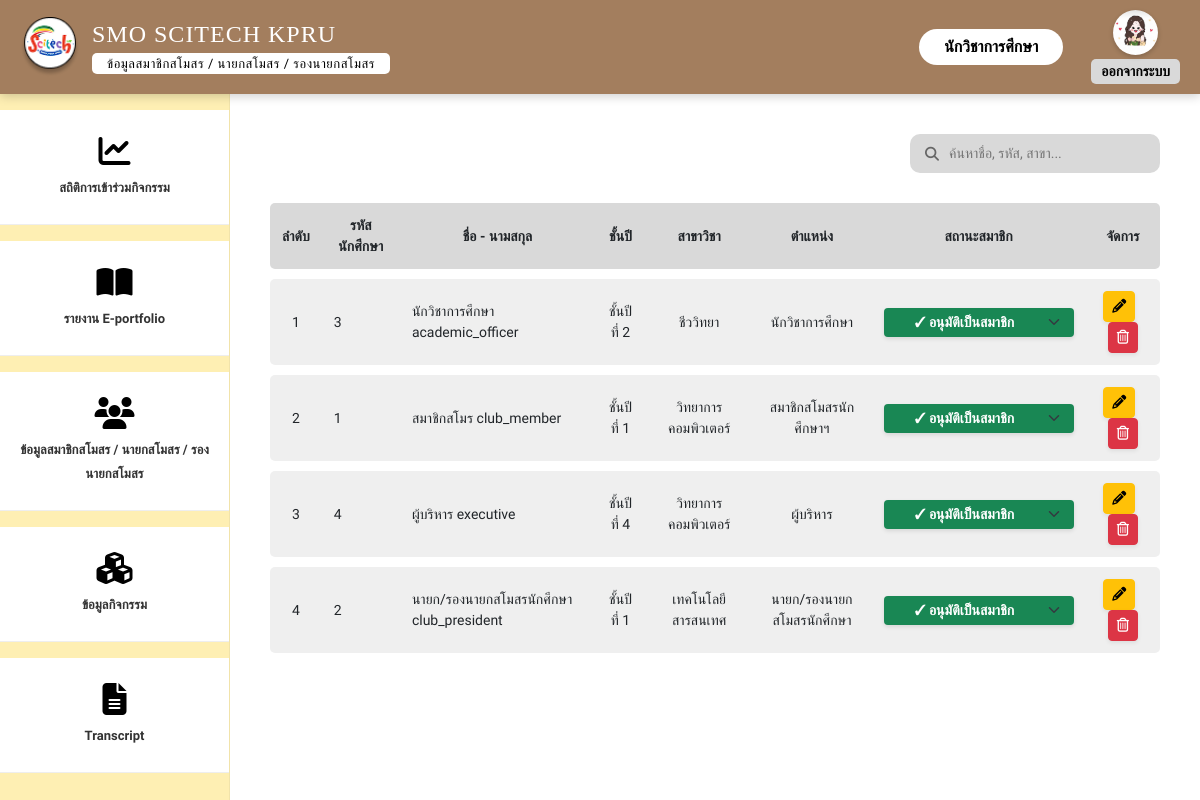
The app's page /admin_user_management.php (signed in) with its own data.
### tables this page shows
CREATE TABLE `users` (
  `user_id` int(11) NOT NULL,
  `first_name` varchar(100) NOT NULL,
  `last_name` varchar(100) NOT NULL,
  `profile_image` varchar(255) DEFAULT 'default.png',
  `idstudent` varchar(191) DEFAULT NULL,
  `email` varchar(255) DEFAULT NULL,
  `phone` varchar(20) DEFAULT NULL COMMENT 'เบอร์โทรศัพท์',
  `about_me` text DEFAULT NULL,
  `password` varchar(255) NOT NULL,
  `academic_year` varchar(4) DEFAULT NULL,
  `year_level` varchar(50) DEFAULT NULL,
  `department` varchar(100) DEFAULT NULL,
  `reset_token` varchar(255) DEFAULT NULL,
  `reset_expiry` datetime DEFAULT NULL,
  `status` enum('active','inactive') NOT NULL DEFAULT 'active',
  `userrole` enum('executive','academic_officer','club_president','club_member') DEFAULT NULL,
  `membership_status` enum('pending','member','no_member') NOT NULL DEFAULT 'pending',
  `created_at` timestamp NOT NULL DEFAULT current_timestamp(),
  `deleted_at` datetime DEFAULT NULL,
  `hard_skill_computer` varchar(255) DEFAULT NULL,
  `comp_level` varchar(50) DEFAULT NULL,
  `hard_skill_lang` varchar(255) DEFAULT NULL,
  `lang_listen` varchar(50) DEFAULT NULL,
  `lang_speak` varchar(50) DEFAULT NULL,
  `lang_read` varchar(50) DEFAULT NULL,
  `lang_write` varchar(50) DEFAULT NULL
);

### admin_user_management.php (the view, shortened to what this page needs)
<?php
require 'db.php';
$current_user_role = $_SESSION['userrole'];
$user_id = $_SESSION['user_id'];
$stmt_profile = $conn->prepare("SELECT profile_image FROM users WHERE user_id = ?");
$stmt_profile->bind_param("i", $user_id);
$stmt_profile->execute();
$res_profile = $stmt_profile->get_result();
$user_data = $res_profile->fetch_assoc();
$profile_image = !empty($user_data['profile_image']) ? $user_data['profile_image'] : 'default.png';
if ($current_user_role === 'academic_officer') {
    $sql = "SELECT user_id, idstudent, email, first_name, last_name, password, userrole, department, membership_status, academic_year, year_level, profile_image
            FROM users WHERE deleted_at IS NULL
            ORDER BY department ASC, idstudent ASC";
    $stmt = $conn->prepare($sql);
} else if ($current_user_role === 'club_president') {
    $sql = "SELECT user_id, idstudent, email, first_name, last_name, password, userrole, department, membership_status, academic_year, year_level, profile_image
            FROM users WHERE deleted_at IS NULL AND userrole = 'club_member'
            ORDER BY department ASC, idstudent ASC";
    $stmt = $conn->prepare($sql);
}
$stmt->execute();
$result = $stmt->get_result();
$role_names = [
    'executive'         => 'ผู้บริหาร',
    'academic_officer'  => 'นักวิชาการศึกษา',
    'club_president'    => 'นายก/รองนายกสโมสรนักศึกษา',
    'club_member'       => 'สมาชิกสโมสรนักศึกษาฯ'
];
?>
<!DOCTYPE html>
<html lang="th">
<head>
    <link href="https://cdn.jsdelivr.net/npm/bootstrap@5.3.0/dist/css/bootstrap.min.css" rel="stylesheet">
    <link href="https://cdnjs.cloudflare.com/ajax/libs/font-awesome/6.4.0/css/all.min.css" rel="stylesheet">
</head>
<body>
    <div class="wrapper">
        <nav class="top-navbar">
            <div class="brand-section">
                <img src="img/logo.png" alt="Logo" class="brand-logo">
                <div style="display: flex; flex-direction: column; align-items: flex-start; line-height: 1.2;">
                    <span class="brand-name">SMO SCITECH KPRU</span>
                    <?php if (isset($_SESSION['userrole']) && $_SESSION['userrole'] === 'academic_officer'): ?>
                    <span class="text-page-pill-btn mt-1">ข้อมูลสมาชิกสโมสร / นายกสโมสร / รองนายกสโมสร </span>
                    <?php endif; ?>
                </div>
            </div>
            <div class="d-flex align-items-center">
                <span class="d-none d-sm-block fw-bold me-2 login-pill-btn">
                    <?php echo htmlspecialchars($_SESSION['first_name'] ?? 'ผู้ใช้งาน'); ?>
                </span>
                <div class="logout-area">
                    <a href="user_management.php">
                        <img src="uploads/profiles/<?php echo htmlspecialchars($profile_image); ?>" alt="Profile"
                            style="width: 45px; height: 45px; border-radius: 50%; object-fit: cover; box-shadow: 0 2px 5px rgba(0,0,0,0.2);">
                    </a>
                    <a href="logout.php" class="logout-text mt-1">ออกจากระบบ</a>
                </div>
            </div>
        </nav>
        <div class="main-wrapper">
            <aside class="sidebar">
                <a href="admin_report_activity.php" class="sidebar-item mt-3 mb-3">
                    <i class="fa-solid fa-chart-line"></i>
                    <span>สถิติการเข้าร่วมกิจกรรม</span>
                </a>
                <a href="admin_e-portfolio.php" class="sidebar-item mb-3">
                    <i class="fa-solid fa-book-open"></i>
                    <span>รายงาน E-portfolio</span>
                </a>
                <?php if (isset($_SESSION['userrole']) && $_SESSION['userrole'] === 'academic_officer'): ?>
                <a href="admin_user_management.php" class="sidebar-item mb-3">
                    <i class="fa-solid fa-users"></i>
                    <span>ข้อมูลสมาชิกสโมสร / นายกสโมสร / รองนายกสโมสร </span>
                </a>
                <?php endif; ?>
                <?php if (isset($_SESSION['userrole']) && $_SESSION['userrole'] !== 'executive'): ?>
                <a href="admin_activity.php" class="sidebar-item mb-3">
                    <i class="fa-solid fa-cubes"></i>
                    <span>ข้อมูลกิจกรรม</span>
                </a>
                <?php endif; ?>
                <?php if (isset($_SESSION['userrole']) && in_array($_SESSION['userrole'], ['academic_officer', 'club_president'])): ?>
                <a href="admin_transcript.php" class="sidebar-item">
                    <i class="fa-solid fa-file-lines"></i>
                    <span>Transcript</span>
                </a>
                <?php endif; ?>
            </aside>
            <main class="content-area">
                <div class="header-actions">
                    <div class="search-add-group">
                        <div class="search-input-group">
                            <i class="fa fa-search me-2" style="font-size: 14px; color: #666;"></i>
                            <input type="text" class="search-name" placeholder="ค้นหาชื่อ, รหัส, สาขา...">
                        </div>
                    </div>
                </div>
                <div class="table-responsive w-100">
                    <table class="custom-table" id="memberTable">
                        <thead>
                            <tr>
                                <th>ลำดับ</th>
                                <th>รหัสนักศึกษา</th>
                                <th>ชื่อ - นามสกุล</th>
                                <th>ชั้นปี</th>
                                <th>สาขาวิชา</th>
                                <th>ตำแหน่ง</th>
                                <th>สถานะสมาชิก</th>
                                <th>จัดการ</th>
                            </tr>
                        </thead>
                        <tbody>
                            <?php
            if ($result->num_rows > 0) {
                $ลำดับ = 1;
                while ($row = $result->fetch_assoc()) {
                    $role_key = $row['userrole'];
                    $display_role = isset($role_names[$role_key]) ? $role_names[$role_key] : $role_key;
                    $full_name = $row['first_name'] . " " . $row['last_name'];
                    $status_val = $row['membership_status'];
                    $select_class = '';
                    if ($status_val === 'member') {
                        $select_class = 'bg-success text-white';
                    } else if ($status_val === 'no_member') {
                        $select_class = 'bg-danger text-white';
                    } else {
                        $select_class = 'bg-warning text-dark';
                    }
                    $status_html = "
                        <select class='form-select form-select-sm status-select {$select_class} mx-auto'
                                data-user-id='{$row['user_id']}' style='width: 190px;'>
                            <option value='pending' class='bg-white text-dark' " . ($status_val == 'pending' ? 'selected' : '') . ">รอพิจารณา</option>
                            <option value='member' class='bg-white text-dark' " . ($status_val == 'member' ? 'selected' : '') . ">✓ อนุมัติเป็นสมาชิก</option>
                            <option value='no_member' class='bg-white text-dark' " . ($status_val == 'no_member' ? 'selected' : '') . ">✗ ไม่อนุมัติการเป็นสมาชิก</option>
                        </select>
                    ";
                    echo "<tr>
                            <td>" . $ลำดับ++ . "</td>
                            <td class='text-start'>" . htmlspecialchars($row['idstudent']) . "</td>
                            <td class='text-start'>" . htmlspecialchars($full_name) . "</td>
                            <td>" . htmlspecialchars($row['year_level']) . "</td>
                            <td>" . htmlspecialchars($row['department']) . "</td>
                            <td>" . htmlspecialchars($display_role) . "</td>
                            <td>" . $status_html . "</td>
                            <td>
                                <a href='edit_user.php?user_id={$row['user_id']}' class='btn btn-warning btn-sm shadow-sm' title='แก้ไข'>
                                    <i class='fa-solid fa-pencil'></i>
                                </a>
                                &nbsp;
                                <a href='#' class='btn btn-danger btn-sm delete-btn shadow-sm' data-id='{$row['user_id']}' title='ลบ'>
                                    <i class='fa-regular fa-trash-can'></i>
                                </a>
                            </td>
                          </tr>";
                }
            }
            ?>
                        </tbody>
                    </table>
                </div>
            </main>
        </div>
    </div>
</body>
</html>

### admin_user_management.php (style rules this page uses)
:root { --top-bar-bg: #A37E5E; --yellow-sidebar: #FEEFB3; --light-bg: #FFFFFF; --table-header: #D9D9D9; --table-row: #EFEFEF; --btn-blue: #6358E1; }
body, html { height: 100%; margin: 0; font-family: 'Sarabun', sans-serif; background-color: var(--light-bg); overflow-x: hidden; }
.wrapper { display: flex; flex-direction: column; min-height: 100vh; }
.top-navbar { background-color: var(--top-bar-bg); min-height: 80px; display: flex; align-items: center; padding: 10px 20px; justify-content: space-between; color: white; box-shadow: 0 2px 10px rgba(0, 0, 0, 0.2); z-index: 100; position: sticky; top: 0; }
.brand-section { display: flex; align-items: center; gap: 12px; }
.brand-logo { width: 60px; height: 60px; }
.brand-name { font-size: clamp(16px, 4vw, 24px); font-family: serif; letter-spacing: 1px; white-space: nowrap; }
.login-pill-btn { background: white; color: black; padding: 6px 25px; border-radius: 50px; text-decoration: none; font-weight: bold; font-size: 16px; transition: 0.3s; }
.text-page-pill-btn { background: white; color: black; padding: 3px 15px; border-radius: 5px; text-decoration: none; font-size: 13px; letter-spacing: 0.5px; font-weight: 500; }
.logout-area { text-align: center; margin-left: 20px; }
.logout-text { color: #000; font-weight: bold; text-decoration: none; font-size: 14px; background: #D9D9D9; padding: 2px 10px; border-radius: 5px; display: block; }
.main-wrapper { display: flex; flex: 1; position: relative; }
.sidebar { width: 230px; background-color: var(--yellow-sidebar); flex-shrink: 0; display: flex; flex-direction: column; border-right: 1px solid rgba(0, 0, 0, 0.05); transition: 0.3s ease-in-out; z-index: 99; }
.sidebar-item { background: white; padding: 25px 10px; text-align: center; border-bottom: 1px solid #eee; text-decoration: none; color: #333; display: block; transition: all 0.3s ease; }
.sidebar-item i { font-size: 32px; display: block; margin-bottom: 8px; color: #000; }
.sidebar-item span { font-weight: bold; font-size: 13px; }
.content-area { flex-grow: 1; padding: 40px; display: flex; flex-direction: column; }
.header-actions { display: flex; justify-content: flex-end; align-items: center; margin-bottom: 20px; flex-wrap: wrap; gap: 15px; }
.search-add-group { display: flex; gap: 15px; align-items: center; }
.search-input-group { background: #D9D9D9; border-radius: 10px; padding: 8px 15px; display: flex; align-items: center; width: 250px; }
.search-input-group input { border: none; background: transparent; font-size: 14px; outline: none; width: 100%; }
.custom-table { width: 100%; border-collapse: separate; border-spacing: 0 10px; }
.custom-table th { background: var(--table-header); padding: 12px; text-align: center; font-size: 14px; border: none; font-weight: bold; }
.custom-table td { background: var(--table-row); padding: 12px; text-align: center; font-size: 14px; border: none; vertical-align: middle; }
.custom-table tr td:first-child, .custom-table tr th:first-child { border-radius: 5px 0 0 5px; }
.custom-table tr td:last-child, .custom-table tr th:last-child { border-radius: 0 5px 5px 0; }
.status-select { text-align: center; font-weight: bold; border: none; cursor: pointer; box-shadow: 0 2px 4px rgba(0,0,0,0.1); }

### records on screen
users: profile_image (picture), idstudent "3", full_name "นักวิชาการศึกษา academic_officer", year_level "ชั้นปีที่ 2", department "ชีววิทยา", userrole "นักวิชาการศึกษา", membership_status+user_id "✓ อนุมัติเป็นสมาชิก"
users: idstudent "1", full_name "สมาชิกสโมร club_member", year_level "ชั้นปีที่ 1", department "วิทยาการคอมพิวเตอร์", userrole "สมาชิกสโมสรนักศึกษาฯ", membership_status+user_id "✓ อนุมัติเป็นสมาชิก"
users: idstudent "4", full_name "ผู้บริหาร executive", year_level "ชั้นปีที่ 4", department "วิทยาการคอมพิวเตอร์", userrole "ผู้บริหาร", membership_status+user_id "✓ อนุมัติเป็นสมาชิก"
users: idstudent "2", full_name "นายก/รองนายกสโมสรนักศึกษา club_president", year_level "ชั้นปีที่ 1", department "เทคโนโลยีสารสนเทศ", userrole "นายก/รองนายกสโมสรนักศึกษา", membership_status+user_id "✓ อนุมัติเป็นสมาชิก"

### other values on screen
$_SESSION['first_name'] "นักวิชาการศึกษา"
